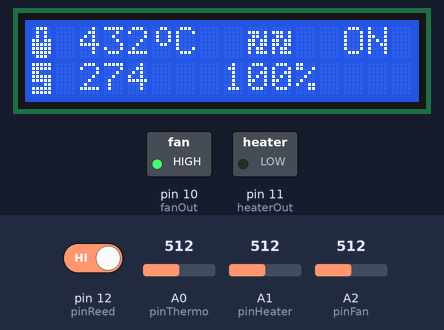
Bench run of a sketch on a simulated Arduino Uno, built with avr-gcc and run on an emulated ATmega328P. Parts: 16×2 character LCD, switched loads named in the sketch (green lamp = pin HIGH). The test bench sets the inputs (shaded band); at power-on: pin 12 (pinReed) HIGH, A0 (pinThermo) = 512, A2 (pinFan) = 512, A1 (pinHeater) = 512.

Above: at 2.3 s.
2.4 s: pin 12 (pinReed) driven LOW
At 3.6 s:
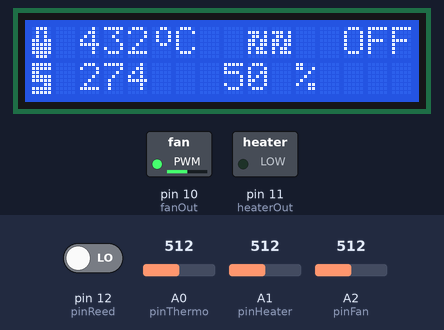
3.9 s: A0 (pinThermo) set to 131
At 4.8 s:
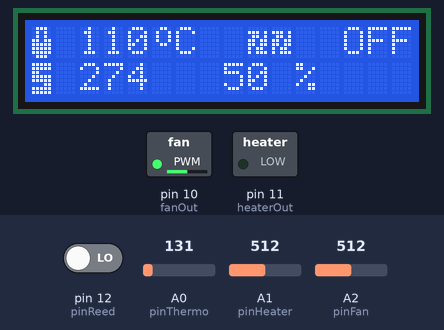
6.9 s: A0 (pinThermo) set to 110
At 7.6 s:
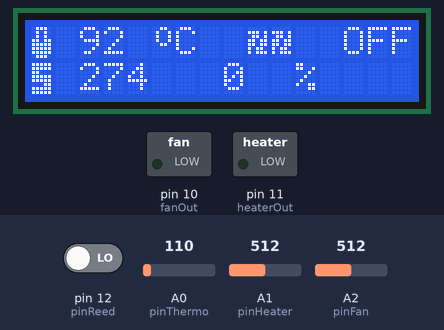
8.4 s: pin 12 (pinReed) driven HIGH
At 9.6 s:
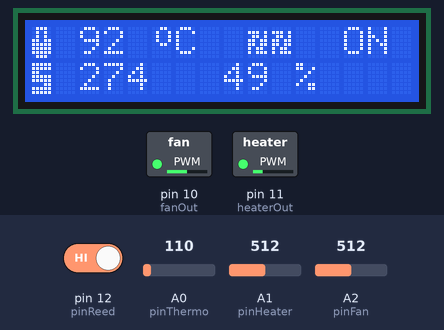
9.9 s: A2 (pinFan) set to 535
At 10.5 s:
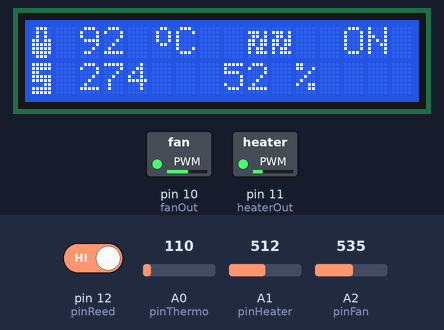
11.4 s: A1 (pinHeater) set to 153
At 12.8 s:
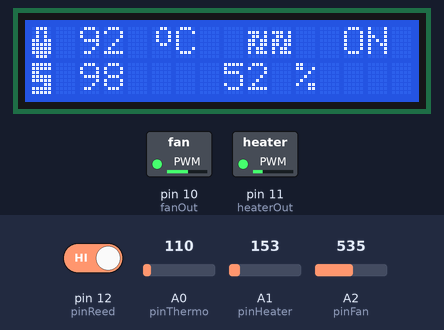
14.4 s: A1 (pinHeater) set to 126
Timing chart, 0 to 16.9 s (numbered marks = the images above; inputs shaded):
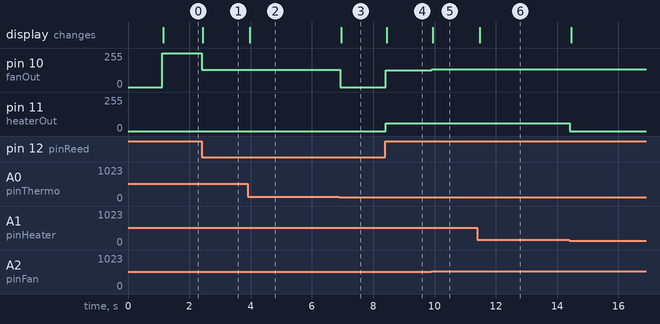

Measured:
- the behaviour switches between 119 and 118 on A0 (pinThermo) (found by bisection; images 2 and 3)
- after the input at 2.4 s, pin 10 (fanOut): 255/255 → 128/255 at once; the display: changes after 0.05 s (image 1)
- after the input at 3.9 s, the display: changes after 0.08 s (image 2)
- after the input at 6.9 s, pin 10 (fanOut): 128/255 → 0/255 at once; the display: changes after 0.06 s (image 3)
- after the input at 8.4 s, pin 10 (fanOut): 0/255 → 127/255 at once; pin 11 (heaterOut): 0/255 → 60/255 at once; the display: changes after 0.05 s (image 4)
- after the input at 9.9 s, pin 10 (fanOut): 127/255 → 133/255 at once; the display: changes at once (image 5)
- after the input at 11.4 s, the display: changes after 0.07 s (image 6)
- after the input at 14.4 s, pin 11 (heaterOut): 60/255 → 0/255 at once

The sketch:

HotAirStationV1.3.ino
```cpp
#include <Wire.h>
#include <LiquidCrystal_I2C.h>
LiquidCrystal_I2C lcd(0x27, 16, 2);

byte tempIcon[] = {
  B01110,
  B01010,
  B01010,
  B11011,
  B11111,
  B11111,
  B11111,
  B01110
};
byte setIcon[] = {
  B11111,
  B11111,
  B11000,
  B11111,
  B11111,
  B00011,
  B11111,
  B11111
};
byte fanIcon[] = {
  B00000,
  B11101,
  B01101,
  B11011,
  B11011,
  B10110,
  B10111,
  B00000
};
byte degIcon[] = {
  B00110,
  B01001,
  B01001,
  B01001,
  B00110,
  B00000,
  B00000,
  B00000
};

#define pinThermo A0
#define pinHeater A1
#define pinFan A2
#define pinReed 12
#define fanOut 10
#define heaterOut 11

float vRef = 4.97;
//float adcResolution;
int temp,
heatPotValue,
fanPotValue,
setHeat,
setFan,
setHeatLCD,
setFanLCD;
String reedStat;

void setup() {
  //Serial.begin(9600);
  pinMode(pinThermo, INPUT);
  pinMode(pinHeater, INPUT);
  pinMode(pinFan, INPUT);
  pinMode(pinReed, INPUT_PULLUP);
  pinMode(fanOut, OUTPUT);
  pinMode(heaterOut, OUTPUT);

  lcd.begin();
  lcd.backlight();
  lcd.clear();
  lcd.setCursor(4,0);
  lcd.print("HOT AIR");
  lcd.setCursor(4,1);
  lcd.print("STATION");
  delay(1000);
  lcd.clear();

  lcd.createChar(0, tempIcon);
  lcd.createChar(1, setIcon);
  lcd.createChar(2, fanIcon);
  lcd.createChar(3, degIcon);

}

void loop() {
  //adcResolution = vRef/1024;
  temp = (analogRead(pinThermo))/(vRef/1024)*0.0041;

  heatPotValue = analogRead(pinHeater);
  //Serial.println(heatPotValue);
  setHeatLCD = map(heatPotValue, 0, 1023, 24, 525);

  fanPotValue = analogRead(pinFan);
  //Serial.println(fanPotValue);
  //setFanLCD = map(fanPotValue, 0, 1023, 0, 100);

  if(digitalRead(pinReed)==HIGH){
    reedStat="ON ";
    if(setHeatLCD == 24){
      if((temp-setHeatLCD)>=20){
        setHeat = 0;
        setFan = 255;
      }
      else{
        setHeat = 0;
        setFan = map(fanPotValue, 0, 1023, 0, 255);
      }
    }
    else if(temp < setHeatLCD && 24 < setHeatLCD <= 100){
      setHeat = 60;
      setFan = map(fanPotValue, 0, 1023, 0, 255);
    }
    else if(temp < setHeatLCD && 100 < setHeatLCD <= 150){
      setHeat = 80;
      setFan = map(fanPotValue, 0, 1023, 0, 255);
    }
    else if(temp < setHeatLCD && 150 < setHeatLCD <= 230){
      setHeat = 100;
      setFan = map(fanPotValue, 0, 1023, 0, 255);
    }
    else if(temp < setHeatLCD && 230 < setHeatLCD <= 300){
      setHeat = 125;
      setFan = map(fanPotValue, 0, 1023, 0, 255);
    }
    else if(temp < setHeatLCD && 300 < setHeatLCD <= 350){
      setHeat = 200;
      setFan = map(fanPotValue, 0, 1023, 0, 255);
    }
    else if(temp < setHeatLCD && 350 < setHeatLCD <= 525){
      setHeat = 255;
      setFan = map(fanPotValue, 0, 1023, 0, 255);
    }
    else if((temp-setHeatLCD)>=20){
      setHeat = 0;
      setFan = 255;
    }
    else if(temp >= setHeatLCD){
      setHeat = 0;
      setFan = map(fanPotValue, 0, 1023, 0, 255);
    }
  }
  if(digitalRead(pinReed)==LOW){
    reedStat="OFF";
    if(temp >= 100){
      setHeat = 0;
      setFan = 128;
    }
    else {
      setHeat = 0;
      setFan = 0;
    }
  }
  setFanLCD = map(setFan, 0, 255, 0, 100);
  analogWrite(heaterOut, setHeat);
  analogWrite(fanOut, setFan);

  display();
}
void display() {
  unsigned long dispTimer;
  if(millis() - dispTimer >= 100){
    //
    lcd.setCursor(0,0);
    lcd.write(byte(0));
    lcd.setCursor(0,1);
    lcd.write(byte(1));
    lcd.setCursor(9,0);
    lcd.write(byte(2));
    lcd.setCursor(10,0);
    lcd.write(byte(2));
    lcd.setCursor(5,0);
    lcd.write(byte(3));
    lcd.setCursor(6,0);
    lcd.print("C");
    lcd.setCursor(11,1);
    lcd.print("%");

    lcd.setCursor(2,0);
    lcd.print("   ");
    lcd.setCursor(2,0);
    lcd.print(temp);

    lcd.setCursor(2,1);
    lcd.print("   ");
    lcd.setCursor(2,1);
    lcd.print(setHeatLCD);

    lcd.setCursor(8,1);
    lcd.print("   ");
    lcd.setCursor(8,1);
    lcd.print(setFanLCD);

    lcd.setCursor(13,0);
    lcd.print(reedStat);

    dispTimer=millis();
  }
}
```
